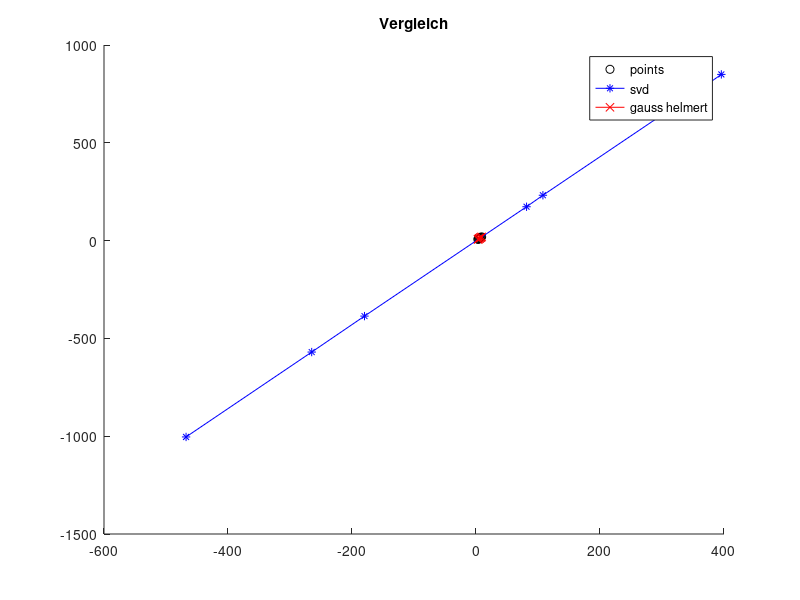

Recreate this plot in MATLAB.
%% Initialisierung
clc
clear all
close all

%% Data
t = [3,4,5,6,7,8,9]';
h = [7,7,11,11,15,16,19]';
n = length(t);

A2 = t;
A1 = ones(7,1);
B = h;

%% Conditions control
% case 1
err = [1,1,1,1,1,1,1,1,1,1,1,1,1,1]';
err = [1,2,3,4,5,6,7,7,6,5,4,3,2,1]';
% case 2
% err = abs(randn(2*n,1));

% for gsvd
delta = [err(1:n), err(n+1:end)];

% case 1
C = delta' * delta;
% case 2
C = eye(2);

Rc = chol(C);

% for GHM
P = diag(err);

%% Step 1
% n1 = n2 = d = 1
H = [A1, A2, B];

[Q,R] = qr(H);
R11 = R(1,1);
R12 = R(1,2:3);
R22 = R(2:3,2:3);

%% Step 2
[T,W,V,~,~] = gsvd(R22,Rc);
sigma = gsvd(R22,Rc);

Z2 = V(:,1);
% Z2 = Z2 / norm(Z2);
Z1 = R11 \ (-R12) * Z2;

%% Step 3
Z = [Z1;Z2];
[Qz,Rz] = qr(Z);
Z_new = Qz;

Y = Z(1:2);
Tao = Z(3);

X_dach_GSVD2 = -Y * inv(Tao);

R22_tilde = -R22 * Z2 * Z2';
R22_neu = R22 + R22_tilde;
R_neu = [R11,R12];
R_neu = [R_neu;zeros(2,1),R22_neu];
R_neu = [R_neu;zeros(4,3)];
H_neu = Q * R_neu;

t_svd = H_neu(:,2);
h_svd = H_neu(:,3);



%% GHM mit
% Naehrungswerte
t = [3,4,5,6,7,8,9]';
h = [7,7,11,11,15,16,19]';

A = [t,ones(7,1)];
x0 = (A' * A) \ A' * h; % a0,b0
y = [h;t];
y0 = [h;t];
x_dach = x0;

xmit = zeros(2,8);
xmit(:,1) = x0;

dx_dach = [1;1];
j = 1;
while norm(dx_dach) > 10e-5
    dy = -(y - y0);
    w0 = y(1:7) - x_dach(1) * y(8:14) - x_dach(2);
    A = [-y(1:7), -ones(7,1)];    
    B1 = eye(7);
    B2 = eye(7) * (-x_dach(1));
    Bt = [B1,B2];
    N = [Bt * inv(P) * Bt' ,-A;
    -A', zeros(2)];

    w = w0 + Bt * dy;
    k = [w;zeros(2,1)];
    L = N \ k;
    lambda = L(1:7);
    dx_dach = L(8:9);
    x_dach = x_dach + dx_dach;
    xmit(:,j+1) = x_dach;
    
    e = -inv(P) * Bt' * lambda;
    y0 = y + e;
    j = j+1;
end

t_dach_gh2 = y0(8:14);
h_dach_gh2 = y0(1:7);
x_GHMmit = x_dach;

figure
hold on
title("Vergleich")
plot(t,h,"ok");
plot(t_svd,h_svd,"*-","color",'b')
plot(t_dach_gh2,h_dach_gh2,'x-',"color",'r');
legend('points','svd','gauss helmert')